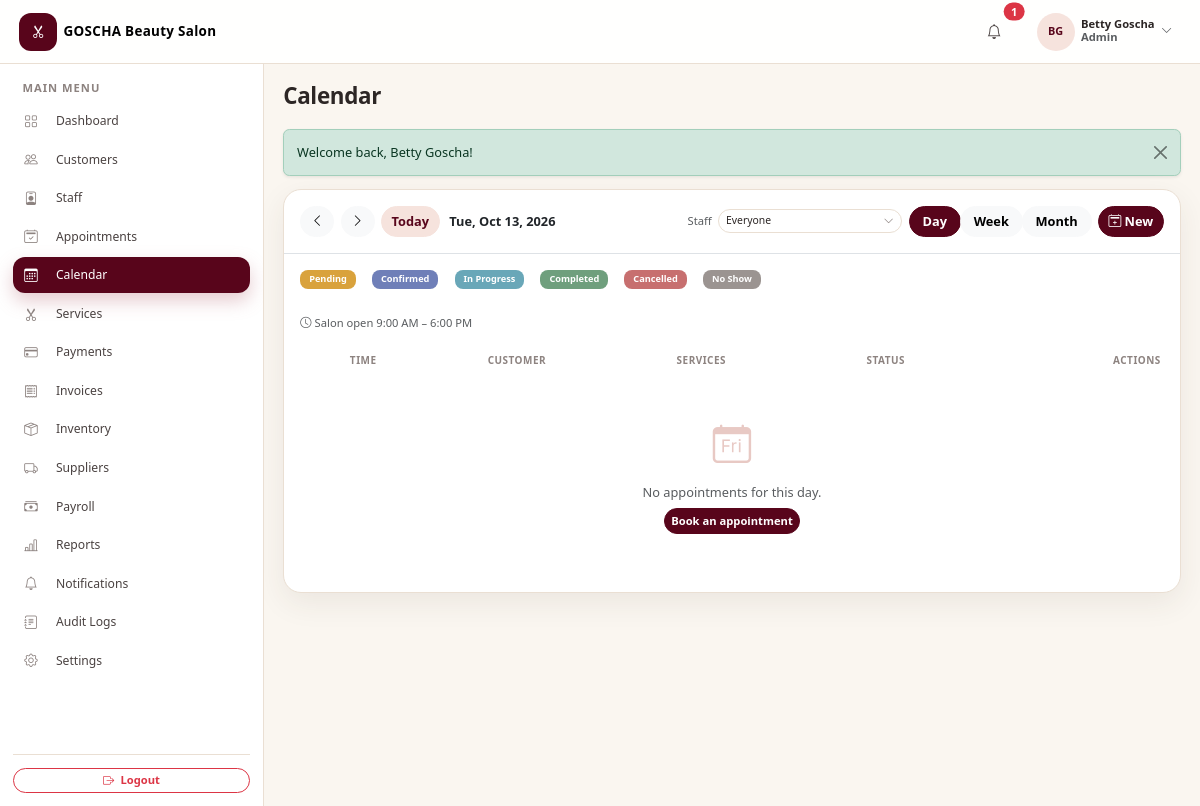
Before: /admin/calendar.php?view=day&date=2026-10-13 (signed in) with the older database file.
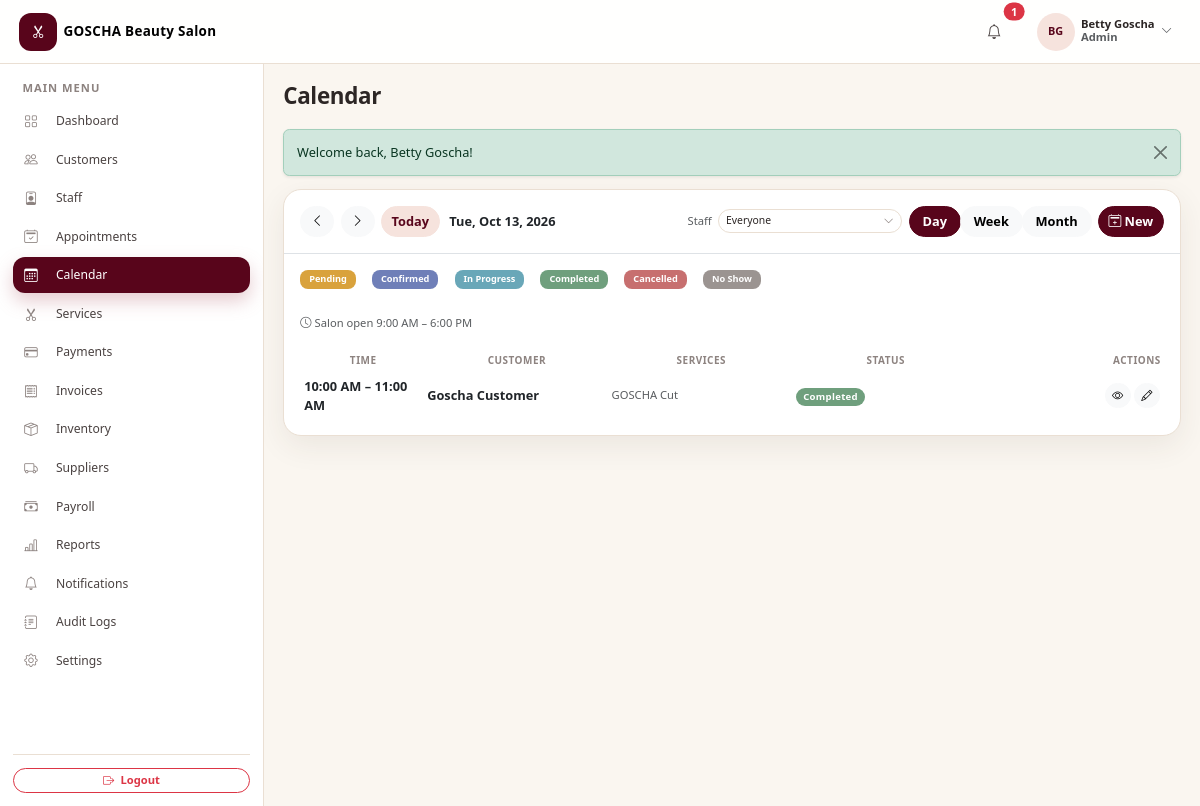
After: the same page with the newer database file.
### tables this page shows
CREATE TABLE `appointments` (
  `id` int(11) NOT NULL AUTO_INCREMENT,
  `salon_id` int(11) NOT NULL,
  `customer_id` int(11) NOT NULL,
  `staff_id` int(11) DEFAULT NULL,
  `appointment_date` date NOT NULL,
  `start_time` time NOT NULL,
  `end_time` time NOT NULL,
  `status` enum('pending','confirmed','in_progress','completed','cancelled','no_show') NOT NULL DEFAULT 'pending',
  `notes` text DEFAULT NULL,
  `subtotal` decimal(10,2) NOT NULL DEFAULT 0.00,
  `discount` decimal(10,2) NOT NULL DEFAULT 0.00,
  `tax` decimal(10,2) NOT NULL DEFAULT 0.00,
  `total_amount` decimal(10,2) NOT NULL DEFAULT 0.00,
  `payment_status` enum('pending','partial','paid','refunded') NOT NULL DEFAULT 'pending',
  `created_by` int(11) DEFAULT NULL,
  `created_at` datetime NOT NULL DEFAULT current_timestamp(),
  `updated_at` datetime NOT NULL DEFAULT current_timestamp() ON UPDATE current_timestamp(),
  PRIMARY KEY (`id`),
  KEY `idx_appt_date` (`appointment_date`),
  KEY `idx_appt_status` (`status`),
  KEY `idx_appt_customer` (`customer_id`),
  KEY `idx_appt_staff` (`staff_id`),
  KEY `idx_appt_created_by` (`created_by`),
  KEY `idx_appointments_salon` (`salon_id`),
  KEY `idx_appt_salon_date` (`salon_id`,`appointment_date`),
  KEY `idx_appt_salon_staff` (`salon_id`,`staff_id`,`appointment_date`),
  KEY `idx_appt_salon_cust` (`salon_id`,`customer_id`),
  CONSTRAINT `fk_appointments_salon` FOREIGN KEY (`salon_id`) REFERENCES `salons` (`id`),
  CONSTRAINT `fk_appt_created_by` FOREIGN KEY (`created_by`) REFERENCES `users` (`id`) ON DELETE SET NULL,
  CONSTRAINT `fk_appt_customer` FOREIGN KEY (`customer_id`) REFERENCES `customers` (`id`) ON DELETE CASCADE,
  CONSTRAINT `fk_appt_staff` FOREIGN KEY (`staff_id`) REFERENCES `staff` (`id`) ON DELETE SET NULL
);

### modules/calendar.php (the view, shortened to what the changed rows need)
<?php
$salonId = (int)current_salon_id();
$view = $_GET['view'] ?? 'month';
$current = $_GET['date'] ?? date('Y-m-d');
$ts = strtotime($current);
$weekDays = ['Sun', 'Mon', 'Tue', 'Wed', 'Thu', 'Fri', 'Sat'];
$staffFilter = isset($_GET['staff_id']) && ctype_digit((string)$_GET['staff_id']) ? (int)$_GET['staff_id'] : 0;
$appointments = [];
try {
    if ($view === 'month') {
        $from = date('Y-m-01', $ts);
        $to   = date('Y-m-t', $ts);
    } elseif ($view === 'week') {
        $from = $current;
        $to   = date('Y-m-d', strtotime($current . ' +6 days'));
    } else {
        $from = $current;
        $to   = $current;
    }
    $stmt = db()->prepare(
        'SELECT a.*, CONCAT(c.first_name, " ", c.last_name) AS customer_name
         FROM appointments a JOIN customers c ON c.id = a.customer_id AND c.salon_id = a.salon_id
         WHERE a.salon_id = :sid
           AND a.appointment_date BETWEEN :from AND :to
           AND (:staff_a = 0 OR a.staff_id = :staff_b)
         ORDER BY a.appointment_date, a.start_time'
    );
    $stmt->execute(['sid' => $salonId, 'from' => $from, 'to' => $to, 'staff_a' => $staffFilter, 'staff_b' => $staffFilter]);
    foreach ($stmt->fetchAll() as $row) {
        $appointments[$row['appointment_date']][] = $row;
    }
} catch (Throwable $e) {
}
function calendar_day_status(string $date, int $staffId = 0): array
{
    static $cache = [];
    $key = $date . '|' . $staffId;
    $info   = scheduling_day_info($date);
    $status = [
        'open'         => (bool)$info['is_open'],
        'reason'       => $info['reason'],
        'opening_time' => $info['is_open'] ? $info['opening_time'] : null,
        'closing_time' => $info['is_open'] ? $info['closing_time'] : null,
        'breaks'       => [],
        'rostered'     => true,
        'shift'        => null,
    ];
    foreach (business_breaks_for($info['day_of_week']) as $break) {
        $status['breaks'][] = scheduling_human_time($break['start_time']) . '–' . scheduling_human_time($break['end_time']);
    }
    return $cache[$key] = $status;
}
$active     = 'calendar';
include __DIR__ . '/../includes/header.php';
?>
<div class="card">
    <div class="card-body border-top">
        <?php foreach (['pending', 'confirmed', 'in_progress', 'completed', 'cancelled', 'no_show'] as $st): ?>
            <span class="cal-event est-<?php echo $st; ?>" style="display:inline-block;margin:0 1rem .4rem 0;padding:.2rem .7rem;"><?php echo e(ucwords(str_replace('_', ' ', $st))); ?></span>
        <?php endforeach; ?>
    </div>
    <div class="card-body pt-0">
    <?php if ($view === 'month'): ?>
        <table class="cal-table">
            <thead>
                <tr><?php foreach ($weekDays as $d): ?><th><?php echo $d; ?></th><?php endforeach; ?></tr>
            </thead>
            <tbody>
            <?php
            $monthStart = date('Y-m-01', $ts);
            $monthEnd   = date('Y-m-t', $ts);
            $monthLabel = date('Y-m', $ts);
            $firstDow   = (int)date('w', strtotime($monthStart));
            $daysIn     = (int)date('t', strtotime($monthStart));
            $cells = [];
            for ($i = $firstDow; $i >= 1; $i--) {
                $cells[] = ['dim', date('Y-m-d', strtotime("{$monthStart} -{$i} days"))];
            }
            for ($d = 1; $d <= $daysIn; $d++) {
                $cells[] = ['cur', $monthLabel . '-' . str_pad((string)$d, 2, '0', STR_PAD_LEFT)];
            }
            $trail = 7 - (count($cells) % 7);
            if ($trail < 7) {
                for ($i = 1; $i <= $trail; $i++) {
                    $cells[] = ['dim', date('Y-m-d', strtotime("{$monthEnd} +{$i} days"))];
                }
            }
            foreach (array_chunk($cells, 7) as $chunk): ?>
                <tr>
                <?php foreach ($chunk as [$type, $dateStr]):
                    $st = calendar_day_status($dateStr, $staffFilter);
                    $blocked = !$st['open'] || !$st['rostered'];
                    ?>
                    <td class="cal-cell <?php echo $type === 'dim' ? 'dim' : ''; ?> <?php echo $dateStr === date('Y-m-d') ? 'today' : ''; ?> <?php echo $blocked ? 'closed' : ''; ?>">
                        <div class="day-num"><?php echo (int)date('j', strtotime($dateStr)); ?></div>
                        <?php if ($blocked): ?>
                            <div class="cal-flag" title="<?php echo e($st['reason']); ?>"><?php echo $st['open'] ? 'Off' : 'Closed'; ?></div>
                        <?php endif; ?>
                        <?php foreach ($appointments[$dateStr] ?? [] as $ev):
                            $cls = 'est-' . str_replace(['-', ' '], '_', $ev['status']);
                            ?>
                            <a href="appointments.php?action=view&id=<?php echo $ev['id']; ?>" class="cal-event <?php echo $cls; ?>" title="<?php echo e($ev['customer_name']); ?> · <?php echo fmt_time($ev['start_time']); ?>">
                                <?php echo fmt_time($ev['start_time']); ?> <?php echo e(mb_substr($ev['customer_name'], 0, 14)); ?>
                            </a>
                        <?php endforeach; ?>
                    </td>
                <?php endforeach; ?>
                </tr>
            <?php endforeach; ?>
            </tbody>
        </table>
    <?php else:
        $st      = calendar_day_status($current, $staffFilter);
        $blocked = !$st['open'] || !$st['rostered'];
        ?>
        <table class="cal-table">
            <thead><tr><th style="width:120px;">Time</th><th>Customer</th><th>Services</th><th>Status</th><th class="text-end">Actions</th></tr></thead>
            <tbody>
            <?php
            $dayAppts = $appointments[$current] ?? [];
            if (!$dayAppts): ?>
                <tr><td colspan="5"><div class="empty-state">
                    <div class="icon"><i class="bi bi-calendar-day"></i></div>
                    <p class="text-muted mb-2"><?php echo $blocked ? 'Nothing can be booked on this day.' : 'No appointments for this day.'; ?></p>
                    <?php if (!$blocked): ?>
                        <a href="appointments.php?action=create" class="btn btn-sm btn-rose rounded-pill">Book an appointment</a>
                    <?php endif; ?>
                </div></td></tr>
            <?php else: foreach ($dayAppts as $ev): ?>
                <tr>
                    <td class="fw-semibold"><?php echo fmt_time($ev['start_time']); ?> – <?php echo fmt_time($ev['end_time']); ?></td>
                    <td>
                        <a href="customers.php?action=view&id=<?php echo $ev['customer_id']; ?>" class="fw-semibold text-body text-decoration-none"><?php echo e($ev['customer_name']); ?></a>
                    </td>
                    <td class="small text-muted">
                        <?php
                        $stmt = db()->prepare('SELECT s.name FROM appointment_services aps JOIN services s ON s.id = aps.service_id AND s.salon_id = aps.salon_id WHERE aps.appointment_id = :id AND aps.salon_id = :sid');
                        $stmt->execute(['id' => $ev['id'], 'sid' => $salonId]);
                        echo e(implode(', ', array_column($stmt->fetchAll(), 'name') ?: ['—']));
                        ?>
                    </td>
                    <td><?php echo status_badge($ev['status']); ?></td>
                    <td class="text-end">
                        <a href="appointments.php?action=view&id=<?php echo $ev['id']; ?>" class="btn btn-sm btn-light rounded-pill"><i class="bi bi-eye"></i></a>
                        <a href="appointments.php?action=edit&id=<?php echo $ev['id']; ?>" class="btn btn-sm btn-light rounded-pill" title="Reschedule"><i class="bi bi-pencil"></i></a>
                    </td>
                </tr>
            <?php endforeach; endif; ?>
            </tbody>
        </table>
    <?php endif; ?>
    </div>
</div>
<?php include __DIR__ . '/../includes/footer.php'; ?>

### includes/sidebar.php (shortened to what the changed rows need)
<?php
$isAdmin = is_admin();
$base = $isAdmin ? 'admin' : 'receptionist';
$items = [
    'dashboard'    => ['Dashboard', 'bi-grid', false],
    'customers'    => ['Customers', 'bi-people', false],
    'staff'        => ['Staff', 'bi-person-badge', true],
    'appointments' => ['Appointments', 'bi-calendar2-check', false],
    'calendar'     => ['Calendar', 'bi-calendar3', false],
    'services'     => ['Services', 'bi-scissors', false],
    'payments'     => ['Payments', 'bi-credit-card', false],
    'invoices'     => ['Invoices', 'bi-receipt', false],
    'inventory'    => ['Inventory', 'bi-box-seam', true],
    'suppliers'    => ['Suppliers', 'bi-truck', true],
    'payroll'      => ['Payroll', 'bi-cash-stack', true],
    'reports'      => ['Reports', 'bi-bar-chart-line', true],
    'notifications'=> ['Notifications', 'bi-bell', false],
    'audit-logs'   => ['Audit Logs', 'bi-journal-text', true],
    'settings'     => ['Settings', 'bi-gear', true],
];
?>
<aside class="app-sidebar" id="appSidebar">
    <ul class="sidebar-nav list-unstyled mb-4">
        <?php foreach ($items as $key => $item):
            [$label, $icon, $adminOnly] = $item;
            $url   = base_url($base . '/' . $key . '.php');
            $class = ($active === $key) ? 'active' : '';
            ?>
            <li>
                <a href="<?php echo $url; ?>" class="<?php echo $class; ?>">
                    <i class="bi <?php echo $icon; ?>"></i>
                    <span><?php echo e($label); ?></span>
                </a>
            </li>
        <?php endforeach; ?>
    </ul>
</aside>

### includes/alerts.php (shortened to what the changed rows need)
<?php
function render_flash(): void
{
    foreach (flash_get() as $flash) {
        $type    = $flash['type'];
        $message = $flash['message'];
        if (in_array($type, ['success', 'danger', 'warning', 'info'], true)) {
            ?>
            <div class="alert alert-<?php echo $type; ?> alert-dismissible fade show rounded-3 shadow-sm" role="alert">
                <?php echo e($message); ?>
                <button type="button" class="btn-close" data-bs-dismiss="alert" aria-label="Close"></button>
            </div>
            <?php
        }
    }
}
        ?>

### includes/functions.php (shortened to what the changed rows need)
<?php
function e($value): string
{
    return htmlspecialchars((string)$value, ENT_QUOTES, 'UTF-8');
}
function base_url(string $path = ''): string
{
    static $base = null;
    if ($base === null) {
        $rootDir   = realpath(dirname(__DIR__));
        $scriptDir = realpath(dirname($_SERVER['SCRIPT_FILENAME'] ?? __DIR__));
        $depth = 0;
        $dir   = $scriptDir;
        while ($dir && $rootDir && realpath($dir) !== $rootDir && strpos(realpath($dir), $rootDir) === 0) {
            $depth++;
            $dir = dirname($dir);
        }
        $base = str_repeat('../', $depth);
    }
    return $base . $path;
}
function flash_get(): array
{
    $flashes = $_SESSION['flash'] ?? [];
    return $flashes;
}
function fmt_time($time): string
{
    return date('g:i A', strtotime((string)$time));
}
function &_settings_cache(): array
{
    static $cache = [];
    return $cache;
}
function settings_salon_id(): int
{
    if (function_exists('default_salon_id')) {
        $id = default_salon_id();
        if ($id > 0) {
            return $id;
        }
    }
}
function get_setting(string $key, $default = null)
{
    $salonId = settings_salon_id();
    $cache =& _settings_cache();
    if (($cache['_generation'] ?? -1) !== settings_cache_generation()
        || !isset($cache['_salons'][$salonId])) {
        $loaded = [];
        try {
            $stmt = db()->prepare(
                'SELECT setting_key, setting_value FROM settings WHERE salon_id = :sid'
            );
            $stmt->execute(['sid' => $salonId]);
            foreach ($stmt->fetchAll() as $row) {
                $loaded[$row['setting_key']] = $row['setting_value'];
            }
        } catch (Throwable $e) {
        }
        if (!isset($cache['_salons']) || !is_array($cache['_salons'])) {
            $cache['_salons'] = [];
        }
        $cache['_salons'][$salonId] = $loaded;
    }
    $value = $cache['_salons'][$salonId][$key] ?? null;
    return ($value !== null && $value !== '') ? $value : $default;
}
function settings_cache_generation(): int
{
    return (int)($GLOBALS['__settings_cache_generation'] ?? 0);
}
function salon_logo_path(): string
{
    return trim((string)get_setting('salon_logo', ''));
}
function salon_logo_url(): string
{
    $path = salon_logo_path();
    if ($path === '') {
        return '';
    }
    $normalized = ltrim(str_replace('\\', '/', $path), '/');
    $url = base_url($normalized);
    return $url;
}
function status_badge(string $status): string
{
    $map = [
        'active'      => 'success',
        'inactive'    => 'secondary',
        'paid'        => 'success',
        'pending'     => 'warning',
        'partial'     => 'info',
        'refunded'    => 'danger',
        'unpaid'      => 'danger',
        'void'        => 'secondary',
        'confirmed'   => 'primary',
        'in_progress' => 'info',
        'completed'   => 'success',
        'cancelled'   => 'danger',
        'no_show'     => 'secondary',
        'waiting'     => 'warning',
        'converted'   => 'success',
    ];
    $class = $map[strtolower($status)] ?? 'secondary';
    return '<span class="badge badge-status bg-' . $class . '">' . e(ucwords(str_replace('_', ' ', $status))) . '</span>';
}
function holiday_record_for(string $date): ?array
{
    $salonId = default_salon_id();
    try {
        $stmt = db()->prepare(
            'SELECT * FROM holidays
              WHERE salon_id = :sid AND is_active = 1
                AND holiday_date <= :d1
                AND COALESCE(end_date, holiday_date) >= :d2
              ORDER BY holiday_date DESC, id DESC
              LIMIT 1'
        );
        $stmt->execute(['sid' => $salonId, 'd1' => $date, 'd2' => $date]);
        $row = $stmt->fetch();
        return $row ?: null;
    } catch (Throwable $e) {
        return null;
    }
}

Changed rows visible on the page:
now on this page (row edited): appointments: start_time "10:00 AM", end_time "11:00 AM", customer_name "Goscha Customer", fetchAll "GOSCHA Cut", status "Completed"
Other visible differences:
text no longer shown: "No appointments for this day. Book an appointment"
